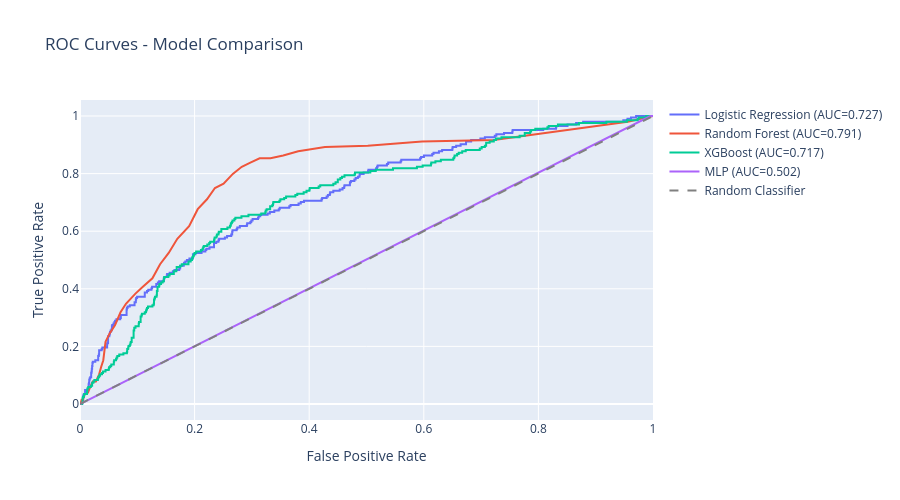

Source (notebook cell):
### Code cell
fig = go.Figure()

for model_name, model in models.items():
    if model_name == 'MLP':
        y_pred_proba_temp = model.predict(X_test, verbose=0).flatten()
    else:
        y_pred_proba_temp = model.predict_proba(X_test)[:, 1]
    
    fpr, tpr, _ = roc_curve(y_test, y_pred_proba_temp)
    roc_auc = roc_auc_score(y_test, y_pred_proba_temp)
    
    fig.add_trace(go.Scatter(x=fpr, y=tpr, mode='lines', name=f'{model_name} (AUC={roc_auc:.3f})', line=dict(width=2)))

fig.add_trace(go.Scatter(x=[0, 1], y=[0, 1], mode='lines', name='Random Classifier', line=dict(color='gray', dash='dash')))
fig.update_layout(title='ROC Curves - Model Comparison', xaxis_title='False Positive Rate', yaxis_title='True Positive Rate', height=500)
fig.show()

print('✅ ROC curves created!')

### Figure 1 — Plotly figure (JSON) as saved in the notebook; plotly's stock layout.template omitted (floating-point values rounded to 4 significant figures; data arrays with more than 128 entries replaced by an {"elided": "..."} marker saying what was removed)
{"data": [{"line": {"width": 2}, "mode": "lines", "name": "Logistic Regression (AUC=0.727)", "type": "scatter", "x": {"elided": "329 float values"}, "y": {"elided": "329 float values"}}, {"line": {"width": 2}, "mode": "lines", "name": "Random Forest (AUC=0.791)", "type": "scatter", "x": [0.0, 0.0005568, 0.00167, 0.002784, 0.005011, 0.007238, 0.008352, 0.01058, 0.01392, 0.0167, 0.01949, 0.02227, 0.02784, 0.03341, 0.03675, 0.04065, 0.04454, 0.05178, 0.06125, 0.07071, 0.08018, 0.09633, 0.1097, 0.1264, 0.1398, 0.1548, 0.1698, 0.1904, 0.2055, 0.2216, 0.2355, 0.2506, 0.2667, 0.2823, 0.2973, 0.3135, 0.3324, 0.3547, 0.3808, 0.4276, 0.5022, 0.5969, 0.7222, 0.8524, 0.956, 1.0], "y": [0.0, 0.0, 0.004902, 0.01471, 0.01471, 0.02941, 0.03431, 0.03431, 0.03922, 0.05392, 0.06373, 0.07843, 0.07843, 0.1029, 0.1275, 0.152, 0.2157, 0.2451, 0.2745, 0.3186, 0.348, 0.3824, 0.4069, 0.4363, 0.4853, 0.5245, 0.5735, 0.6176, 0.6765, 0.7108, 0.75, 0.7647, 0.799, 0.8235, 0.8382, 0.8529, 0.8529, 0.8627, 0.8775, 0.8922, 0.8971, 0.9118, 0.9167, 0.951, 0.9804, 1.0]}, {"line": {"width": 2}, "mode": "lines", "name": "XGBoost (AUC=0.717)", "type": "scatter", "x": {"elided": "345 float values"}, "y": {"elided": "345 float values"}}, {"line": {"width": 2}, "mode": "lines", "name": "MLP (AUC=0.502)", "type": "scatter", "x": [0.0, 0.9955, 1.0], "y": [0.0, 1.0, 1.0]}, {"line": {"color": "gray", "dash": "dash"}, "mode": "lines", "name": "Random Classifier", "type": "scatter", "x": [0, 1], "y": [0, 1]}], "layout": {"height": 500, "title": {"text": "ROC Curves - Model Comparison"}, "xaxis": {"title": {"text": "False Positive Rate"}}, "yaxis": {"title": {"text": "True Positive Rate"}}}}
